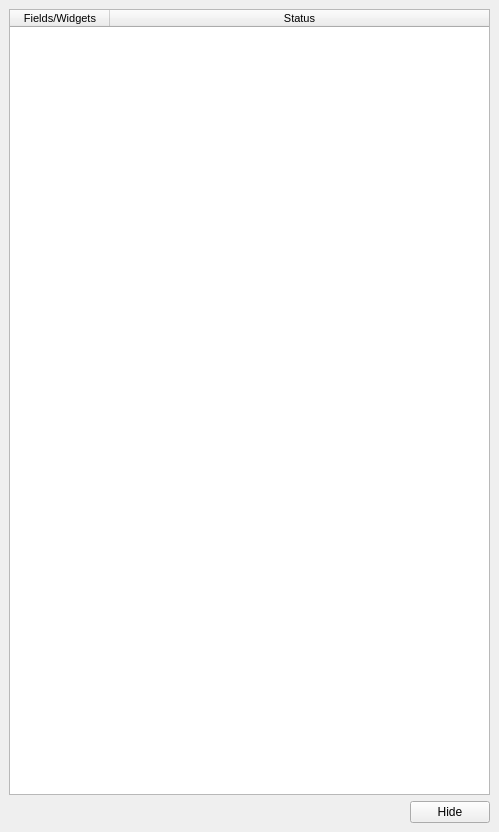
<?xml version="1.0" encoding="UTF-8"?>
<ui version="4.0">
 <class>MainWindow</class>
 <widget class="QMainWindow" name="MainWindow">
  <property name="geometry">
   <rect>
    <x>0</x>
    <y>0</y>
    <width>499</width>
    <height>832</height>
   </rect>
  </property>
  <property name="windowTitle">
   <string>Button Status</string>
  </property>
  <widget class="QWidget" name="centralwidget">
   <layout class="QVBoxLayout" name="verticalLayout">
    <item>
     <widget class="QTableWidget" name="table_status">
      <property name="font">
       <font>
        <pointsize>8</pointsize>
       </font>
      </property>
      <property name="editTriggers">
       <set>QAbstractItemView::AnyKeyPressed|QAbstractItemView::DoubleClicked</set>
      </property>
      <property name="alternatingRowColors">
       <bool>true</bool>
      </property>
      <property name="selectionMode">
       <enum>QAbstractItemView::NoSelection</enum>
      </property>
      <attribute name="horizontalHeaderStretchLastSection">
       <bool>true</bool>
      </attribute>
      <column>
       <property name="text">
        <string>Fields/Widgets</string>
       </property>
      </column>
      <column>
       <property name="text">
        <string>Status</string>
       </property>
      </column>
     </widget>
    </item>
    <item>
     <layout class="QHBoxLayout" name="horizontalLayout_2">
      <item>
       <spacer name="horizontalSpacer">
        <property name="orientation">
         <enum>Qt::Horizontal</enum>
        </property>
        <property name="sizeHint" stdset="0">
         <size>
          <width>40</width>
          <height>20</height>
         </size>
        </property>
       </spacer>
      </item>
      <item>
       <widget class="QPushButton" name="pushButton">
        <property name="text">
         <string>Hide</string>
        </property>
       </widget>
      </item>
     </layout>
    </item>
   </layout>
  </widget>
  <widget class="QMenuBar" name="menubar">
   <property name="geometry">
    <rect>
     <x>0</x>
     <y>0</y>
     <width>499</width>
     <height>20</height>
    </rect>
   </property>
  </widget>
 </widget>
 <resources/>
 <connections>
  <connection>
   <sender>pushButton</sender>
   <signal>clicked()</signal>
   <receiver>MainWindow</receiver>
   <slot>hide_button_clicked()</slot>
   <hints>
    <hint type="sourcelabel">
     <x>317</x>
     <y>522</y>
    </hint>
    <hint type="destinationlabel">
     <x>223</x>
     <y>524</y>
    </hint>
   </hints>
  </connection>
 </connections>
 <slots>
  <slot>hide_button_clicked()</slot>
 </slots>
</ui>
